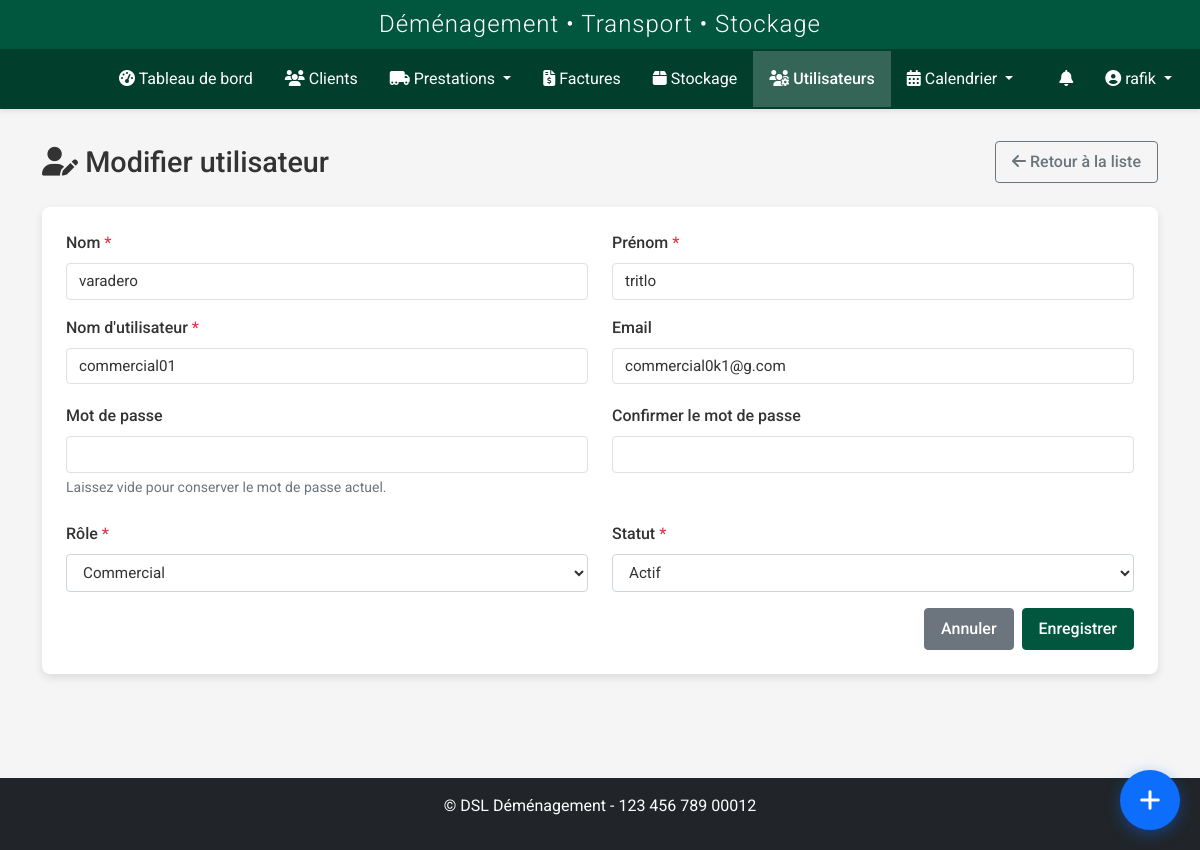
Page /utilisateurs/users/edit/4 (signed in) on the committed database.
### models.py (models this page shows, shortened)
class User(UserMixin, db.Model):
    id = db.Column(db.Integer, primary_key=True)
    nom = db.Column(db.String(64), nullable=False)
    prenom = db.Column(db.String(64), nullable=False)
    username = db.Column(db.String(64), unique=True, nullable=False)
    email = db.Column(db.String(120), unique=True, nullable=True)
    password_hash = db.Column(db.String(256), nullable=False)
    role = db.Column(db.String(20), nullable=False, default='transporteur')
    statut = db.Column(db.String(20), nullable=False, default='actif')
    vehicule = db.Column(db.String(100), nullable=True)
    type_vehicule_id = db.Column(db.Integer, db.ForeignKey('type_vehicule.id'), nullable=True)
    permis_conduire = db.Column(db.String(50), nullable=True)
    notes = db.Column(db.Text, nullable=True)
    derniere_connexion = db.Column(db.DateTime, nullable=True)
    date_creation = db.Column(db.DateTime, nullable=False, default=datetime.utcnow)
    prestations = db.relationship('Prestation', secondary=prestation_transporteurs, back_populates='transporteurs')
    type_vehicule = db.relationship('TypeVehicule', backref='transporteurs')
    def is_admin(self):
        return self.role in ['admin', 'superadmin']
    def is_transporteur(self):
        return self.role == 'transporteur' or self.is_admin()

### routes/user.py (the view, shortened to what this page needs)
@user_bp.route('/users/edit/<int:id>', methods=['GET', 'POST'])
@login_required
@role_required('admin', 'superadmin')
def edit(id):
    user = User.query.get_or_404(id)
    form = UserForm(obj=user)
    types_vehicules = TypeVehicule.query.all()
    form.type_vehicule_id.choices = [(0, 'Aucun')] + [(t.id, t.nom) for t in types_vehicules]
    if user.role == 'superadmin' and current_user.role != 'superadmin':
        flash('Vous n\'avez pas les permissions nécessaires pour modifier un super administrateur.', 'danger')
        return redirect(url_for('user.index'))
    if user.role == 'admin' and current_user.role != 'superadmin':
        flash('Vous n\'avez pas les permissions nécessaires pour modifier un administrateur.', 'danger')
        return redirect(url_for('user.index'))
    return render_template('users/edit.html', title='Modifier un Utilisateur', form=form, user=user)

### templates/users/edit.html (shortened to what this page needs)
{% extends 'base.html' %}
{% block content %}
<div class="user-page">
    <div class="page-title">
        <h1><i class="fas fa-user-edit"></i> Modifier utilisateur</h1>
        <a href="{{ url_for('user.index') }}" class="btn btn-outline-secondary">
            <i class="fas fa-arrow-left"></i> Retour à la liste
        </a>
    </div>
    <div class="card">
        <div class="card-body">
            <form method="POST">
                <div class="row mb-3">
                    <div class="col-md-6">
                        <label for="nom" class="form-label">{{ form.nom.label.text }} <span class="text-danger">*</span></label>
                        {{ form.nom(class="form-control" + (" is-invalid" if form.nom.errors else ""), id="nom") }}
                    </div>
                    <div class="col-md-6">
                        <label for="prenom" class="form-label">{{ form.prenom.label.text }} <span class="text-danger">*</span></label>
                        {{ form.prenom(class="form-control" + (" is-invalid" if form.prenom.errors else ""), id="prenom") }}
                    </div>
                </div>
                <div class="row mb-3">
                    <div class="col-md-6">
                        <label for="username" class="form-label">{{ form.username.label.text }} <span class="text-danger">*</span></label>
                        {{ form.username(class="form-control" + (" is-invalid" if form.username.errors else ""), id="username", data_current_username=user.username) }}
                    </div>
                    <div class="col-md-6">
                        <label for="email" class="form-label">{{ form.email.label.text }}</label>
                        {{ form.email(class="form-control" + (" is-invalid" if form.email.errors else ""), id="email", type="email") }}
                    </div>
                </div>
                <div class="row mb-3">
                    <div class="col-md-6">
                        <label for="password" class="form-label">{{ form.password.label.text }}</label>
                        {{ form.password(class="form-control" + (" is-invalid" if form.password.errors else ""), id="password") }}
                        <div class="form-text">Laissez vide pour conserver le mot de passe actuel.</div>
                    </div>
                    <div class="col-md-6">
                        <label for="confirm_password" class="form-label">{{ form.confirm_password.label.text }}</label>
                        {{ form.confirm_password(class="form-control" + (" is-invalid" if form.confirm_password.errors else ""), id="confirm_password") }}
                    </div>
                </div>
                {% if current_user.is_admin() %}
                <div class="row mb-3">
                    <div class="col-md-6">
                        <label for="role" class="form-label">{{ form.role.label.text }} <span class="text-danger">*</span></label>
                        {{ form.role(class="form-control" + (" is-invalid" if form.role.errors else ""), id="role") }}
                    </div>
                    <div class="col-md-6">
                        <label for="statut" class="form-label">{{ form.statut.label.text }} <span class="text-danger">*</span></label>
                        {{ form.statut(class="form-control" + (" is-invalid" if form.statut.errors else ""), id="statut") }}
                    </div>
                </div>
                {% else %}
                    <div class="mb-4">
                        <p class="alert alert-info">
                            <i class="fas fa-info-circle"></i> Seuls les administrateurs peuvent modifier les rôles et statuts des utilisateurs.
                        </p>
                    </div>
                {% endif %}
                <div class="d-grid gap-2 d-md-flex justify-content-md-end">
                    <a href="{{ url_for('user.index') }}" class="btn btn-secondary">Annuler</a>
                    {{ form.submit(class="btn btn-primary") }}
                </div>
            </form>
        </div>
    </div>
</div>
{% endblock %}

### templates/base.html (shortened to what this page needs)
<!DOCTYPE html>
<html lang="fr">
<head>
    <link href="https://cdn.jsdelivr.net/npm/bootstrap@5.2.3/dist/css/bootstrap.min.css" rel="stylesheet">
    <link rel="stylesheet" href="https://cdnjs.cloudflare.com/ajax/libs/font-awesome/6.2.1/css/all.min.css">
    <link rel="stylesheet" href="https://cdnjs.cloudflare.com/ajax/libs/toastr.js/latest/toastr.min.css">
    <link href="https://cdn.jsdelivr.net/npm/fullcalendar@5.11.3/main.min.css" rel="stylesheet">
    <link href="https://cdn.jsdelivr.net/npm/summernote@0.8.18/dist/summernote-lite.min.css" rel="stylesheet">
    <link rel="stylesheet" href="{{ url_for('static', filename='css/style.css') }}">
    <link rel="stylesheet" href="{{ url_for('static', filename='css/notification-flash.css') }}">
    <link rel="stylesheet" href="{{ url_for('static', filename='css/notifications.css') }}">
    <link rel="stylesheet" href="{{ url_for('static', filename='css/prestations.css') }}">
    <link rel="stylesheet" href="{{ url_for('static', filename='css/custom-calendar.css') }}">
    <link rel="stylesheet" href="{{ url_for('static', filename='css/navbar-logos.css') }}">
    <link rel="stylesheet" href="{{ url_for('static', filename='css/whatsapp-buttons.css') }}">
    <link rel="stylesheet" href="{{ url_for('static', filename='css/quick-access-bubble.css') }}">
</head>
<body {% if current_user.is_authenticated %}data-user-role="{{ current_user.role }}" data-user-id="{{ current_user.id }}"{% endif %}>
    {% if current_user.is_authenticated %}
        <header>
            <div class="app-header">
                <h2>Déménagement • Transport • Stockage</h2>
            </div>
            <nav class="navbar navbar-dark navbar-expand-lg">
                <div class="container-fluid">
                    <a class="navbar-brand" href="{{ url_for('dashboard.index') }}">
                        <div class="logo-slideshow">
                        </div>
                    </a>
                    <div class="collapse navbar-collapse" id="navbarMain">
                        <ul class="navbar-nav me-auto mb-2 mb-lg-0">
                            <li class="nav-item">
                                <a class="nav-link {% if request.endpoint == 'dashboard.index' %}active{% endif %}" href="{{ url_for('dashboard.index') }}">
                                    <i class="fas fa-tachometer-alt"></i> Tableau de bord
                                </a>
                            </li>
                            <li class="nav-item">
                                <a class="nav-link {% if request.endpoint.startswith('client.') %}active{% endif %}" href="{{ url_for('client.index') }}">
                                    <i class="fas fa-users"></i> Clients
                                </a>
                            </li>
                            <li class="nav-item dropdown">
                                <a class="nav-link dropdown-toggle {% if request.endpoint.startswith('prestation.') %}active{% endif %}" href="#" id="prestationsDropdown" role="button" data-bs-toggle="dropdown" aria-expanded="false">
                                    <i class="fas fa-truck-moving"></i> Prestations
                                </a>
                            </li>
                            <li class="nav-item">
                                <a class="nav-link {% if request.endpoint.startswith('facture.') %}active{% endif %}" href="{{ url_for('facture.index') }}">
                                    <i class="fas fa-file-invoice-dollar"></i> Factures
                                </a>
                            </li>
                            <li class="nav-item">
                                <a class="nav-link {% if request.endpoint.startswith('stockage.') %}active{% endif %}" href="{{ url_for('stockage.index') }}">
                                    <i class="fas fa-box"></i> Stockage
                                </a>
                            </li>
                            {% if current_user.is_admin %}
                            <li class="nav-item">
                                <a class="nav-link {% if request.endpoint.startswith('user.') %}active{% endif %}" href="{{ url_for('user.index') }}">
                                    <i class="fas fa-users-cog"></i> Utilisateurs
                                </a>
                            </li>
                            {% endif %}
                            <li class="nav-item dropdown">
                                <a class="nav-link dropdown-toggle {% if request.endpoint.startswith('calendrier.') %}active{% endif %}" href="#" id="calendrierDropdown" role="button" data-bs-toggle="dropdown" aria-expanded="false">
                                    <i class="fas fa-calendar-alt"></i> Calendrier
                                </a>
                            </li>
                        </ul>
                        <ul class="navbar-nav">
                            {% if current_user.is_authenticated and (current_user.is_transporteur() or current_user.is_admin() or current_user.role in ['commercial', 'superadmin']) %}
                            <li class="nav-item">
                                <a href="{{ url_for('transporteur_prestations.notifications') }}" class="nav-link position-relative">
                                    <i class="fas fa-bell"></i>
                                </a>
                            </li>
                            {% endif %}
                            <li class="nav-item dropdown">
                                <a class="nav-link dropdown-toggle" href="#" id="userDropdown" role="button" data-bs-toggle="dropdown">
                                    <i class="fas fa-user-circle"></i> {{ current_user.username }}
                                </a>
                            </li>
                        </ul>
                    </div>
                </div>
            </nav>
        </header>
        <main class="main-content">
            <div class="container">
                {% block content %}{% endblock %}
            </div>
        </main>
        <footer class="mt-5 py-3 bg-dark text-white">
            <div class="container text-center">
                <p>&copy; {{ config.COMPANY_FULL_NAME }} - {{ config.COMPANY_SIRET }}</p>
            </div>
        </footer>
    {% else %}
        <main class="main-content">
            <div class="container">
                {% block auth_content %}{% endblock %}
            </div>
        </main>
    {% endif %}
</body>
</html>

### rows in the picture
User: username "rafik"
User: nom "varadero", prenom "tritlo", username "commercial01", email "commercial0k1@g.com", role "Commercial", statut "Actif"

### other values in the picture
{{ config.COMPANY_FULL_NAME }} "DSL Déménagement"
{{ config.COMPANY_SIRET }} "123 456 789 00012"
